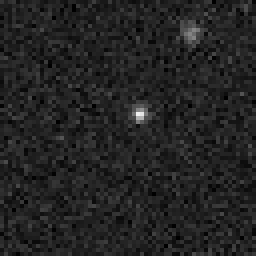
%> input picture Artificial dataset0029.jpg, 64 x 64 px (shown 4 times larger)
$ octave main.m   (GNU Octave 9; MATLAB toolbox functions it lacks are replaced by stand-ins)
%> lines starting %> are read from the running program, lines starting %| are printed output that depends on the picture; in (x1, y1, x2, y2) boxes, pixels count from 0 and x2, y2 are one past the last pixel; in counts of white or black regions, pixels touching at a corner belong together; the program's own positions count from 1
clc;
clear;
close all;
%% load image
A = imread('Artificial dataset0029.jpg');
%> A is the input picture: size 64x64 uint8; min 0, max 240, mean 35.1
imshow(A);
%% blur gaussian
H = fspecial('average',5);
MotionBlur = imfilter(A,H,'replicate');
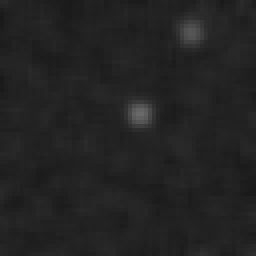
%> MotionBlur: size 64x64 uint8 (shown 4 times larger); min 25, max 105, mean 35.1
figure;
imshow(MotionBlur);
%% image gaussian filetr
B = imgaussfilt(MotionBlur,2);
imshow(B);
% threshod to remove noise
thresh = multithresh(B,2);
%> thresh = [35 47]
thresh(1)=thresh(1)+5;
thresh(2)=thresh(2)+5;
%% remove noise by threshold
seg_I = imquantize(B,thresh);
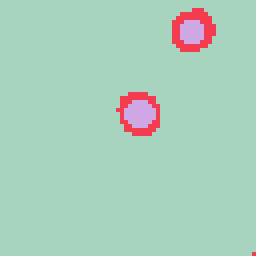
%> seg_I: size 64x64 double (shown 4 times larger); 3 distinct labels, from 1 to 3; one colour per label, 0 black
seg_II=uint8(seg_I-1);
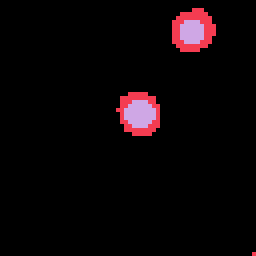
%> seg_II: size 64x64 uint8 (shown 4 times larger); 3 distinct labels, from 0 to 2; one colour per label, 0 black

%% image without noise
RGB = label2rgb(seg_I);
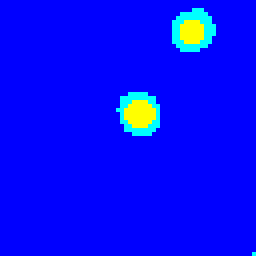
%> RGB: size 64x64x3 uint8 (shown 4 times larger); mean R, G, B 4.7, 12, 250.3
figure;

L = bwlabel(seg_II);
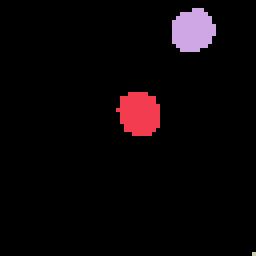
%> L: size 64x64 double (shown 4 times larger); 4 distinct labels, from 0 to 3; one colour per label, 0 black
s  = regionprops(L, 'centroid');
%> s = 3 regions; Centroid: [35.4 28.9], [48.8 8.2], [64 64]
XY=[s.Centroid];
%> XY = [35.4 28.95 48.78 8.18 64 64]
hold on;
red=[255,0,0]
for i=1:size(XY,2)/2
    x=int8(XY(1,i*2-1))
    y=int8(XY(1,i*2))
    if(x>size(L ,1)-2 || y>size(L ,1)-2)
        continue;
    end

    pixbefore=5;
    pixafter=5;
    for K=1:3
        RGB(y - pixbefore : y + pixafter, [x - pixbefore, x + pixafter], K) = red(K);  %left and right edge
        RGB([y - pixbefore + 1, y + pixafter - 1], x - pixbefore : x + pixafter, K) = red(K);  %top and bottom edge
    end
    hold on;
end
%> this loop made 3 passes
%> (x, y, pixbefore, pixafter) on passes 1 to 2: (35, 29, 5, 5), (49, 8, 5, 5)
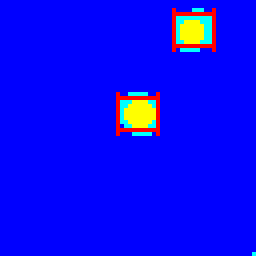
%> RGB: size 64x64x3 uint8 (shown 4 times larger); 1.95% of pixels changed, all inside (x1, y1, x2, y2) = (29, 2, 54, 34)
imshow(RGB)
